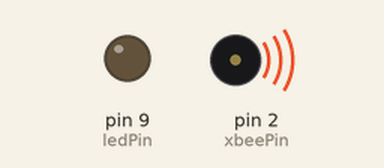
This sketch was run on a simulated Arduino Uno, built with avr-gcc and run on an emulated ATmega328P. Parts: output pins drawn as LEDs (lit = HIGH), buzzer (waves = sounding, pin HIGH).

Above: at 1.5 s.
At 4.5 s:
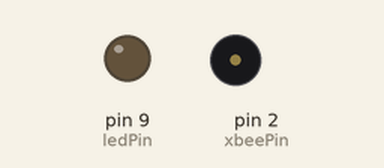
Timing chart, 0 to 7.8 s (numbered marks = the images above):
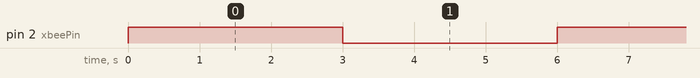

The sketch:

ch14r5A.ino
```cpp
/*
   XBeeActuateSeries1
  Activate a digital pin on another XBee.
 */

const int ledPin = 9;
const int xbeePin = 2;

void setup() {
  pinMode(ledPin, OUTPUT);
  pinMode(xbeePin, OUTPUT);
}

void loop()
{
  digitalWrite(xbeePin, HIGH);
  delay(3000);
  digitalWrite(xbeePin, LOW);
  delay(3000);
}
```

Measured:
- by itself, pin 2 (xbeePin): alternates HIGH for 3.0 s and LOW for 3.0 s
